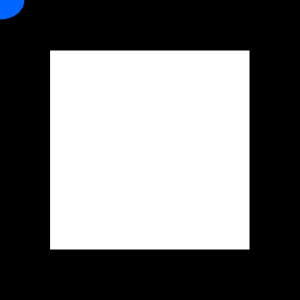
Frame 1 (no input)
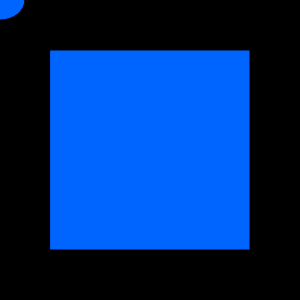
Frame 60 (no input)
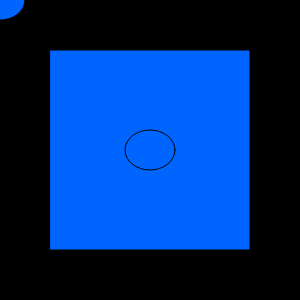
Frame 120 (the mouse pressed at the canvas centre since frame 60)

The p5.js sketch that drew these frames (run headless with seeded random() and noise() and a simulated clock; from frame 60 on, the mouse is pressed at the canvas centre):

// p5.js sketch
// ── sketch.js
// This is a comment! It won't be rendered.

//Setup happens once when you run the sketch
function setup() {
  //Create and size a canvas (w, h)
  createCanvas(300,300);

 
  //Draw a black background across the canvas
  background(0);


  //Print to console for debugging
  console.log("Working so far");
}

function draw() {
  
   //Draw a rectangle with parameters x,y,width,height
  rect(50,50,200,200);
  
  //Draw a circle that follows your mouse:
  fill(0,100,255);
  ellipse(mouseX,mouseY,50,40);
  
}

/* TRY:
- Deleting the background() code so the sketch never erases
- Changing the shape that you draw with
- Changing the colors
- Adding more shapes
- Setting the opacity of fill() using a fourth parameter
*/
